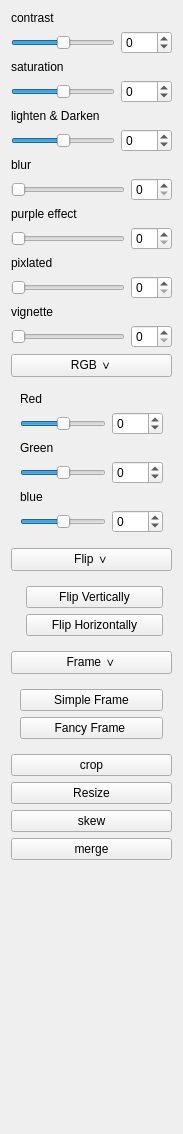
      <widget class="QWidget" name="scrollAreaWidgetContents_2">
       <property name="geometry">
        <rect>
         <x>0</x>
         <y>0</y>
         <width>183</width>
         <height>1134</height>
        </rect>
       </property>
       <layout class="QVBoxLayout" name="verticalLayout_7">
        <item>
         <widget class="QLabel" name="label_3">
          <property name="text">
           <string>contrast</string>
          </property>
         </widget>
        </item>
        <item>
         <layout class="QHBoxLayout" name="horizontalLayout_11">
          <item>
           <widget class="QSlider" name="contrastslider">
            <property name="minimum">
             <number>-100</number>
            </property>
            <property name="maximum">
             <number>100</number>
            </property>
            <property name="orientation">
             <enum>Qt::Orientation::Horizontal</enum>
            </property>
           </widget>
          </item>
          <item>
           <widget class="QSpinBox" name="contrastvalue">
            <property name="minimum">
             <number>-100</number>
            </property>
            <property name="maximum">
             <number>100</number>
            </property>
           </widget>
          </item>
         </layout>
        </item>
        <item>
         <widget class="QLabel" name="saturation">
          <property name="text">
           <string>saturation</string>
          </property>
         </widget>
        </item>
        <item>
         <layout class="QHBoxLayout" name="horizontalLayout_12">
          <item>
           <widget class="QSlider" name="saturationslider">
            <property name="minimum">
             <number>-100</number>
            </property>
            <property name="maximum">
             <number>100</number>
            </property>
            <property name="orientation">
             <enum>Qt::Orientation::Horizontal</enum>
            </property>
           </widget>
          </item>
          <item>
           <widget class="QSpinBox" name="saturationvalue">
            <property name="minimum">
             <number>-100</number>
            </property>
            <property name="maximum">
             <number>100</number>
            </property>
           </widget>
          </item>
         </layout>
        </item>
        <item>
         <widget class="QLabel" name="lightenDarken_label">
          <property name="text">
           <string>lighten &amp; Darken</string>
          </property>
         </widget>
        </item>
        <item>
         <layout class="QHBoxLayout" name="horizontalLayout_4">
          <item>
           <widget class="QSlider" name="lightenDarkenSlider">
            <property name="minimum">
             <number>-100</number>
            </property>
            <property name="maximum">
             <number>100</number>
            </property>
            <property name="orientation">
             <enum>Qt::Orientation::Horizontal</enum>
            </property>
           </widget>
          </item>
          <item>
           <widget class="QSpinBox" name="lightenDarkenSpinBox">
            <property name="minimum">
             <number>-100</number>
            </property>
            <property name="maximum">
             <number>100</number>
            </property>
           </widget>
          </item>
         </layout>
        </item>
        <item>
         <widget class="QLabel" name="blur_label">
          <property name="text">
           <string>blur</string>
          </property>
         </widget>
        </item>
        <item>
         <layout class="QHBoxLayout" name="horizontalLayout">
          <item>
           <widget class="QSlider" name="blurslider">
            <property name="maximum">
             <number>100</number>
            </property>
            <property name="orientation">
             <enum>Qt::Orientation::Horizontal</enum>
            </property>
           </widget>
          </item>
          <item>
           <widget class="QSpinBox" name="blurvalue"/>
          </item>
         </layout>
        </item>
        <item>
         <widget class="QLabel" name="purple_effect">
          <property name="text">
           <string>purple effect</string>
          </property>
         </widget>
        </item>
        <item>
         <layout class="QHBoxLayout" name="horizontalLayout_5">
          <item>
           <widget class="QSlider" name="purple_effect_slider">
            <property name="maximum">
             <number>100</number>
            </property>
            <property name="orientation">
             <enum>Qt::Orientation::Horizontal</enum>
            </property>
           </widget>
          </item>
          <item>
           <widget class="QSpinBox" name="purplevalue"/>
          </item>
         </layout>
        </item>
        <item>
         <widget class="QLabel" name="label">
          <property name="text">
           <string>pixlated</string>
          </property>
         </widget>
        </item>
        <item>
         <layout class="QHBoxLayout" name="horizontalLayout_8">
          <item>
           <widget class="QSlider" name="pixlatedslider">
            <property name="maximum">
             <number>100</number>
            </property>
            <property name="orientation">
             <enum>Qt::Orientation::Horizontal</enum>
            </property>
           </widget>
          </item>
          <item>
           <widget class="QSpinBox" name="pixlatedvalue"/>
          </item>
         </layout>
        </item>
        <item>
         <widget class="QLabel" name="label_2">
          <property name="text">
           <string>vignette</string>
          </property>
         </widget>
        </item>
        <item>
         <layout class="QHBoxLayout" name="horizontalLayout_9">
          <item>
           <widget class="QSlider" name="vignetteslider">
            <property name="maximum">
             <number>100</number>
            </property>
            <property name="orientation">
             <enum>Qt::Orientation::Horizontal</enum>
            </property>
           </widget>
          </item>
          <item>
           <widget class="QSpinBox" name="vignettevalue"/>
          </item>
         </layout>
        </item>
        <item>
         <widget class="QPushButton" name="RGB">
          <property name="text">
           <string>RGB ∨</string>
          </property>
         </widget>
        </item>
        <item>
         <widget class="QWidget" name="RGB_widget" native="true">
          <layout class="QVBoxLayout" name="verticalLayout">
           <item>
            <widget class="QLabel" name="label_4">
             <property name="text">
              <string>Red</string>
             </property>
            </widget>
           </item>
           <item>
            <layout class="QHBoxLayout" name="horizontalLayout_13">
             <item>
              <widget class="QSlider" name="redslider">
               <property name="minimum">
                <number>-100</number>
               </property>
               <property name="maximum">
                <number>100</number>
               </property>
               <property name="orientation">
                <enum>Qt::Orientation::Horizontal</enum>
               </property>
              </widget>
             </item>
             <item>
              <widget class="QSpinBox" name="redvalue">
               <property name="minimum">
                <number>-100</number>
               </property>
               <property name="maximum">
                <number>100</number>
               </property>
              </widget>
             </item>
            </layout>
           </item>
           <item>
            <widget class="QLabel" name="label_5">
             <property name="text">
              <string>Green</string>
             </property>
            </widget>
           </item>
           <item>
            <layout class="QHBoxLayout" name="horizontalLayout_14">
             <item>
              <widget class="QSlider" name="greenslider">
               <property name="minimum">
                <number>-100</number>
               </property>
               <property name="maximum">
                <number>100</number>
               </property>
               <property name="orientation">
                <enum>Qt::Orientation::Horizontal</enum>
               </property>
              </widget>
             </item>
             <item>
              <widget class="QSpinBox" name="greenvalue">
               <property name="minimum">
                <number>-100</number>
               </property>
               <property name="maximum">
                <number>100</number>
               </property>
              </widget>
             </item>
            </layout>
           </item>
           <item>
            <widget class="QLabel" name="label_6">
             <property name="text">
              <string>blue</string>
             </property>
            </widget>
           </item>
           <item>
            <layout class="QHBoxLayout" name="horizontalLayout_15">
             <item>
              <widget class="QSlider" name="blueslider">
               <property name="minimum">
                <number>-100</number>
               </property>
               <property name="maximum">
                <number>100</number>
               </property>
               <property name="orientation">
                <enum>Qt::Orientation::Horizontal</enum>
               </property>
              </widget>
             </item>
             <item>
              <widget class="QSpinBox" name="bluevalue">
               <property name="minimum">
                <number>-100</number>
               </property>
               <property name="maximum">
                <number>100</number>
               </property>
              </widget>
             </item>
            </layout>
           </item>
          </layout>
         </widget>
        </item>
        <item>
         <widget class="QPushButton" name="btnCropRotateToggle">
          <property name="text">
           <string>Flip ∨</string>
          </property>
         </widget>
        </item>
        <item>
         <widget class="QWidget" name="cropRotateContainer" native="true">
          <layout class="QFormLayout" name="formLayout">
           <item row="0" column="1">
            <widget class="QPushButton" name="flip_vertically">
             <property name="text">
              <string>Flip Vertically</string>
             </property>
            </widget>
           </item>
           <item row="1" column="1">
            <widget class="QPushButton" name="flip_Horizontally">
             <property name="text">
              <string>Flip Horizontally</string>
             </property>
            </widget>
           </item>
          </layout>
         </widget>
        </item>
        <item>
         <widget class="QPushButton" name="frama_down">
          <property name="text">
           <string>Frame ∨</string>
          </property>
         </widget>
        </item>
        <item>
         <widget class="QWidget" name="frameContainer" native="true">
          <layout class="QVBoxLayout" name="verticalLayout_4">
           <item>
            <widget class="QPushButton" name="simple_frame">
             <property name="text">
              <string>Simple Frame</string>
             </property>
            </widget>
           </item>
           <item>
            <widget class="QPushButton" name="fancy">
             <property name="text">
              <string>Fancy Frame </string>
             </property>
            </widget>
           </item>
          </layout>
         </widget>
        </item>
        <item>
         <widget class="QPushButton" name="crop">
          <property name="text">
           <string>crop</string>
          </property>
         </widget>
        </item>
        <item>
         <widget class="QPushButton" name="resizeButton">
          <property name="text">
           <string>Resize</string>
          </property>
         </widget>
        </item>
        <item>
         <widget class="QPushButton" name="skewButton">
          <property name="text">
           <string>skew</string>
          </property>
         </widget>
        </item>
        <item>
         <widget class="QPushButton" name="mergeButton">
          <property name="text">
           <string>merge</string>
          </property>
         </widget>
        </item>
        <item>
         <spacer name="verticalSpacer_2">
          <property name="orientation">
           <enum>Qt::Orientation::Vertical</enum>
          </property>
          <property name="sizeHint" stdset="0">
           <size>
            <width>20</width>
            <height>35</height>
           </size>
          </property>
         </spacer>
        </item>
       </layout>
      </widget>
